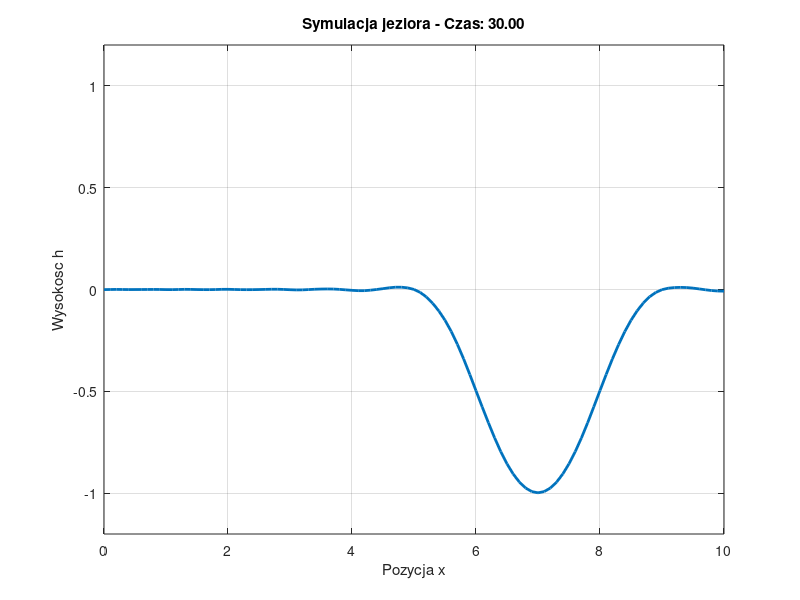

This chart was generated by the following MATLAB code:
clear all; close all; clc;

L = 10;          % Szerokosc jeziora 
c = 1;           % Predkosc propagacji
T_max = 30;      % Czas symulacji 
dx = 0.1;        % Krok przestrzenny
dt = 0.001;       % Krok czasowy  

x = 0:dx:L;
n = length(x);
r = (c * dt) / dx; % Wspolczynnik stabilnosci 

% Tworzenie tafli jeziora 
aktualny = zeros(1, n);
idx_3 = round(1/dx) + 1;
idx_4 = round(5/dx) + 1;
zakres = linspace(0, 2*pi, idx_4 - idx_3 + 1);
aktualny(idx_3:idx_4) = -0.5 + 0.5 * cos(zakres);

przeszly = aktualny; 
przyszly = zeros(1, n);

figure('Name', 'Zadanie 3: Idealne odbicie fali');
h_plot = plot(x, aktualny, 'LineWidth', 2);
axis([0 L -1.2 1.2]); grid on;
xlabel('Pozycja x'); ylabel('Wysokosc h');

t_steps = T_max / dt;

for k = 1:t_steps
    przyszly(1) = 2*r^2 * aktualny(2) + 2*(1-r^2) * aktualny(1) - przeszly(1);
    
    for i = 2:n-1
        przyszly(i) = r^2 * (aktualny(i-1) + aktualny(i+1)) + ...
                      2 * (1 - r^2) * aktualny(i) - przeszly(i);
    end
    
    przyszly(n) = 2*r^2 * aktualny(n-1) + 2*(1-r^2) * aktualny(n) - przeszly(n);
    
    przeszly = aktualny;
    aktualny = przyszly;
    
    if mod(k, 20) == 0
        set(h_plot, 'YData', aktualny);
        title(['Symulacja jeziora - Czas: ', num2str(k * dt, '%.2f')]);
        drawnow;
    end
end
